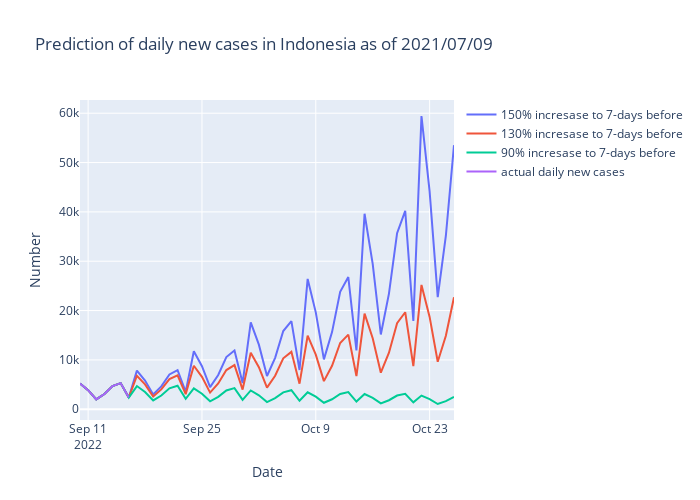

The notebook cell saved with this chart:
### Code cell
fig=make_subplots(specs=[[{"secondary_y":False}]])
fig.add_trace(go.Scatter(x=data6['Date2'],y=data6['pcr_positives150'],name='150% incresase to 7-days before'),secondary_y=False,)
fig.add_trace(go.Scatter(x=data6['Date2'],y=data6['pcr_positives130'],name='130% incresase to 7-days before'),secondary_y=False,)
fig.add_trace(go.Scatter(x=data6['Date2'],y=data6['pcr_positives90'],name='90% incresase to 7-days before'),secondary_y=False,)
fig.add_trace(go.Scatter(x=data6['Date2'],y=data6['New Cases'],name='actual daily new cases'),secondary_y=False,)
fig.update_layout(autosize=False,width=700,height=500,title_text="Prediction of daily new cases in Indonesia as of 2021/07/09")
fig.update_xaxes(title_text="Date")
fig.update_yaxes(title_text="Number",secondary_y=False)
fig.show()
